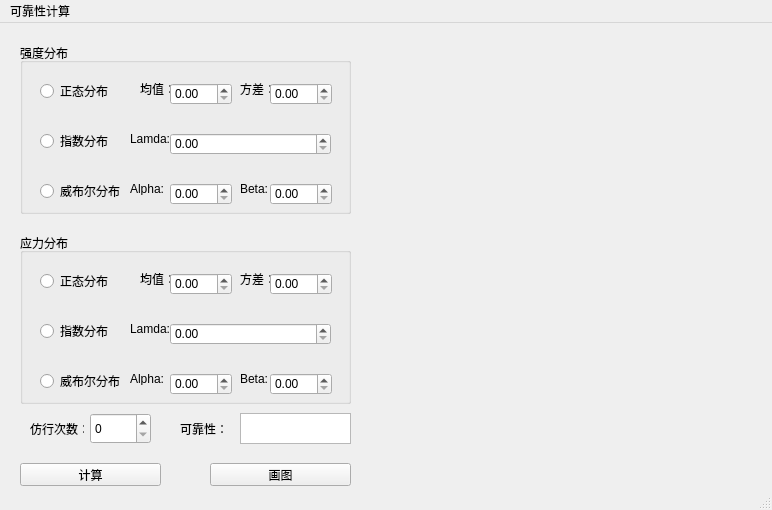
<?xml version="1.0" encoding="UTF-8"?>
<ui version="4.0">
 <class>MainWindow</class>
 <widget class="QMainWindow" name="MainWindow">
  <property name="geometry">
   <rect>
    <x>0</x>
    <y>0</y>
    <width>772</width>
    <height>510</height>
   </rect>
  </property>
  <property name="windowTitle">
   <string>可靠性</string>
  </property>
  <widget class="QWidget" name="centralwidget">
   <widget class="QGroupBox" name="groupBox">
    <property name="geometry">
     <rect>
      <x>20</x>
      <y>20</y>
      <width>331</width>
      <height>171</height>
     </rect>
    </property>
    <property name="title">
     <string>强度分布</string>
    </property>
    <widget class="QRadioButton" name="radioButton">
     <property name="geometry">
      <rect>
       <x>20</x>
       <y>40</y>
       <width>89</width>
       <height>16</height>
      </rect>
     </property>
     <property name="text">
      <string>正态分布</string>
     </property>
    </widget>
    <widget class="QRadioButton" name="radioButton_2">
     <property name="geometry">
      <rect>
       <x>20</x>
       <y>90</y>
       <width>89</width>
       <height>16</height>
      </rect>
     </property>
     <property name="text">
      <string>指数分布</string>
     </property>
    </widget>
    <widget class="QRadioButton" name="radioButton_3">
     <property name="geometry">
      <rect>
       <x>20</x>
       <y>140</y>
       <width>89</width>
       <height>16</height>
      </rect>
     </property>
     <property name="text">
      <string>威布尔分布</string>
     </property>
    </widget>
    <widget class="QLabel" name="label_2">
     <property name="geometry">
      <rect>
       <x>120</x>
       <y>40</y>
       <width>54</width>
       <height>12</height>
      </rect>
     </property>
     <property name="text">
      <string>均值：</string>
     </property>
    </widget>
    <widget class="QLabel" name="label_3">
     <property name="geometry">
      <rect>
       <x>220</x>
       <y>40</y>
       <width>54</width>
       <height>12</height>
      </rect>
     </property>
     <property name="text">
      <string>方差：</string>
     </property>
    </widget>
    <widget class="QDoubleSpinBox" name="doubleSpinBox_3">
     <property name="geometry">
      <rect>
       <x>150</x>
       <y>40</y>
       <width>62</width>
       <height>22</height>
      </rect>
     </property>
     <property name="maximum">
      <double>10000.000000000000000</double>
     </property>
    </widget>
    <widget class="QDoubleSpinBox" name="doubleSpinBox_4">
     <property name="geometry">
      <rect>
       <x>250</x>
       <y>40</y>
       <width>62</width>
       <height>22</height>
      </rect>
     </property>
     <property name="maximum">
      <double>1000000.000000000000000</double>
     </property>
    </widget>
    <widget class="QLabel" name="label_6">
     <property name="geometry">
      <rect>
       <x>110</x>
       <y>90</y>
       <width>54</width>
       <height>12</height>
      </rect>
     </property>
     <property name="text">
      <string>Lamda:</string>
     </property>
    </widget>
    <widget class="QDoubleSpinBox" name="doubleSpinBox_5">
     <property name="geometry">
      <rect>
       <x>150</x>
       <y>90</y>
       <width>161</width>
       <height>22</height>
      </rect>
     </property>
     <property name="maximum">
      <double>10000.000000000000000</double>
     </property>
    </widget>
    <widget class="QDoubleSpinBox" name="doubleSpinBox_6">
     <property name="geometry">
      <rect>
       <x>150</x>
       <y>140</y>
       <width>62</width>
       <height>22</height>
      </rect>
     </property>
     <property name="maximum">
      <double>10000.000000000000000</double>
     </property>
    </widget>
    <widget class="QDoubleSpinBox" name="doubleSpinBox_7">
     <property name="geometry">
      <rect>
       <x>250</x>
       <y>140</y>
       <width>62</width>
       <height>22</height>
      </rect>
     </property>
     <property name="maximum">
      <double>10000.000000000000000</double>
     </property>
    </widget>
    <widget class="QLabel" name="label_10">
     <property name="geometry">
      <rect>
       <x>110</x>
       <y>140</y>
       <width>54</width>
       <height>12</height>
      </rect>
     </property>
     <property name="text">
      <string>Alpha:</string>
     </property>
    </widget>
    <widget class="QLabel" name="label_11">
     <property name="geometry">
      <rect>
       <x>220</x>
       <y>140</y>
       <width>54</width>
       <height>12</height>
      </rect>
     </property>
     <property name="text">
      <string>Beta:</string>
     </property>
    </widget>
   </widget>
   <widget class="QGroupBox" name="groupBox_2">
    <property name="geometry">
     <rect>
      <x>20</x>
      <y>210</y>
      <width>331</width>
      <height>171</height>
     </rect>
    </property>
    <property name="title">
     <string>应力分布</string>
    </property>
    <widget class="QRadioButton" name="radioButton_4">
     <property name="geometry">
      <rect>
       <x>20</x>
       <y>40</y>
       <width>89</width>
       <height>16</height>
      </rect>
     </property>
     <property name="text">
      <string>正态分布</string>
     </property>
    </widget>
    <widget class="QRadioButton" name="radioButton_5">
     <property name="geometry">
      <rect>
       <x>20</x>
       <y>90</y>
       <width>89</width>
       <height>16</height>
      </rect>
     </property>
     <property name="text">
      <string>指数分布</string>
     </property>
    </widget>
    <widget class="QRadioButton" name="radioButton_6">
     <property name="geometry">
      <rect>
       <x>20</x>
       <y>140</y>
       <width>89</width>
       <height>16</height>
      </rect>
     </property>
     <property name="text">
      <string>威布尔分布</string>
     </property>
    </widget>
    <widget class="QLabel" name="label_4">
     <property name="geometry">
      <rect>
       <x>120</x>
       <y>40</y>
       <width>54</width>
       <height>12</height>
      </rect>
     </property>
     <property name="text">
      <string>均值：</string>
     </property>
    </widget>
    <widget class="QLabel" name="label_5">
     <property name="geometry">
      <rect>
       <x>220</x>
       <y>40</y>
       <width>54</width>
       <height>12</height>
      </rect>
     </property>
     <property name="text">
      <string>方差：</string>
     </property>
    </widget>
    <widget class="QDoubleSpinBox" name="doubleSpinBox">
     <property name="geometry">
      <rect>
       <x>150</x>
       <y>40</y>
       <width>62</width>
       <height>22</height>
      </rect>
     </property>
     <property name="maximum">
      <double>10000.000000000000000</double>
     </property>
    </widget>
    <widget class="QDoubleSpinBox" name="doubleSpinBox_2">
     <property name="geometry">
      <rect>
       <x>250</x>
       <y>40</y>
       <width>62</width>
       <height>22</height>
      </rect>
     </property>
     <property name="maximum">
      <double>1000000.000000000000000</double>
     </property>
    </widget>
    <widget class="QLabel" name="label_7">
     <property name="geometry">
      <rect>
       <x>110</x>
       <y>90</y>
       <width>54</width>
       <height>12</height>
      </rect>
     </property>
     <property name="text">
      <string>Lamda:</string>
     </property>
    </widget>
    <widget class="QDoubleSpinBox" name="doubleSpinBox_8">
     <property name="geometry">
      <rect>
       <x>150</x>
       <y>90</y>
       <width>161</width>
       <height>22</height>
      </rect>
     </property>
     <property name="maximum">
      <double>10000.000000000000000</double>
     </property>
    </widget>
    <widget class="QDoubleSpinBox" name="doubleSpinBox_9">
     <property name="geometry">
      <rect>
       <x>150</x>
       <y>140</y>
       <width>62</width>
       <height>22</height>
      </rect>
     </property>
     <property name="maximum">
      <double>10000.000000000000000</double>
     </property>
    </widget>
    <widget class="QDoubleSpinBox" name="doubleSpinBox_10">
     <property name="geometry">
      <rect>
       <x>250</x>
       <y>140</y>
       <width>62</width>
       <height>22</height>
      </rect>
     </property>
     <property name="maximum">
      <double>10000.000000000000000</double>
     </property>
    </widget>
    <widget class="QLabel" name="label_8">
     <property name="geometry">
      <rect>
       <x>110</x>
       <y>140</y>
       <width>54</width>
       <height>12</height>
      </rect>
     </property>
     <property name="text">
      <string>Alpha:</string>
     </property>
    </widget>
    <widget class="QLabel" name="label_9">
     <property name="geometry">
      <rect>
       <x>220</x>
       <y>140</y>
       <width>54</width>
       <height>12</height>
      </rect>
     </property>
     <property name="text">
      <string>Beta:</string>
     </property>
    </widget>
   </widget>
   <widget class="QLabel" name="label">
    <property name="geometry">
     <rect>
      <x>180</x>
      <y>400</y>
      <width>54</width>
      <height>12</height>
     </rect>
    </property>
    <property name="text">
     <string>可靠性：</string>
    </property>
   </widget>
   <widget class="QPushButton" name="pushButton">
    <property name="geometry">
     <rect>
      <x>20</x>
      <y>440</y>
      <width>141</width>
      <height>23</height>
     </rect>
    </property>
    <property name="text">
     <string>计算</string>
    </property>
   </widget>
   <widget class="QTextBrowser" name="textBrowser">
    <property name="geometry">
     <rect>
      <x>240</x>
      <y>390</y>
      <width>111</width>
      <height>31</height>
     </rect>
    </property>
   </widget>
   <widget class="QPushButton" name="pushButton_2">
    <property name="geometry">
     <rect>
      <x>210</x>
      <y>440</y>
      <width>141</width>
      <height>23</height>
     </rect>
    </property>
    <property name="text">
     <string>画图</string>
    </property>
   </widget>
   <widget class="QLabel" name="label_12">
    <property name="geometry">
     <rect>
      <x>30</x>
      <y>400</y>
      <width>54</width>
      <height>12</height>
     </rect>
    </property>
    <property name="text">
     <string>仿行次数：</string>
    </property>
   </widget>
   <widget class="QSpinBox" name="spinBox">
    <property name="geometry">
     <rect>
      <x>90</x>
      <y>390</y>
      <width>61</width>
      <height>31</height>
     </rect>
    </property>
    <property name="maximum">
     <number>100000</number>
    </property>
   </widget>
   <widget class="QLabel" name="label_13">
    <property name="geometry">
     <rect>
      <x>360</x>
      <y>10</y>
      <width>371</width>
      <height>441</height>
     </rect>
    </property>
    <property name="acceptDrops">
     <bool>false</bool>
    </property>
    <property name="text">
     <string/>
    </property>
    <property name="pixmap">
     <pixmap>C:/Users/panhao/Desktop/test.png</pixmap>
    </property>
    <property name="scaledContents">
     <bool>true</bool>
    </property>
   </widget>
  </widget>
  <widget class="QMenuBar" name="menubar">
   <property name="geometry">
    <rect>
     <x>0</x>
     <y>0</y>
     <width>772</width>
     <height>23</height>
    </rect>
   </property>
   <widget class="QMenu" name="menu">
    <property name="title">
     <string>可靠性计算</string>
    </property>
   </widget>
   <addaction name="menu"/>
  </widget>
  <widget class="QStatusBar" name="statusbar"/>
 </widget>
 <resources/>
 <connections>
  <connection>
   <sender>radioButton</sender>
   <signal>clicked()</signal>
   <receiver>doubleSpinBox_3</receiver>
   <slot>clear()</slot>
   <hints>
    <hint type="sourcelabel">
     <x>91</x>
     <y>89</y>
    </hint>
    <hint type="destinationlabel">
     <x>218</x>
     <y>92</y>
    </hint>
   </hints>
  </connection>
  <connection>
   <sender>radioButton</sender>
   <signal>clicked()</signal>
   <receiver>doubleSpinBox_4</receiver>
   <slot>clear()</slot>
   <hints>
    <hint type="sourcelabel">
     <x>59</x>
     <y>89</y>
    </hint>
    <hint type="destinationlabel">
     <x>282</x>
     <y>100</y>
    </hint>
   </hints>
  </connection>
  <connection>
   <sender>radioButton_4</sender>
   <signal>clicked()</signal>
   <receiver>doubleSpinBox</receiver>
   <slot>clear()</slot>
   <hints>
    <hint type="sourcelabel">
     <x>56</x>
     <y>288</y>
    </hint>
    <hint type="destinationlabel">
     <x>204</x>
     <y>294</y>
    </hint>
   </hints>
  </connection>
  <connection>
   <sender>radioButton_4</sender>
   <signal>clicked()</signal>
   <receiver>doubleSpinBox_2</receiver>
   <slot>clear()</slot>
   <hints>
    <hint type="sourcelabel">
     <x>46</x>
     <y>288</y>
    </hint>
    <hint type="destinationlabel">
     <x>284</x>
     <y>294</y>
    </hint>
   </hints>
  </connection>
  <connection>
   <sender>radioButton_2</sender>
   <signal>clicked()</signal>
   <receiver>doubleSpinBox_3</receiver>
   <slot>clear()</slot>
   <hints>
    <hint type="sourcelabel">
     <x>53</x>
     <y>143</y>
    </hint>
    <hint type="destinationlabel">
     <x>197</x>
     <y>103</y>
    </hint>
   </hints>
  </connection>
  <connection>
   <sender>radioButton_2</sender>
   <signal>clicked()</signal>
   <receiver>doubleSpinBox_4</receiver>
   <slot>clear()</slot>
   <hints>
    <hint type="sourcelabel">
     <x>57</x>
     <y>137</y>
    </hint>
    <hint type="destinationlabel">
     <x>294</x>
     <y>104</y>
    </hint>
   </hints>
  </connection>
  <connection>
   <sender>radioButton_2</sender>
   <signal>clicked()</signal>
   <receiver>doubleSpinBox_6</receiver>
   <slot>clear()</slot>
   <hints>
    <hint type="sourcelabel">
     <x>51</x>
     <y>141</y>
    </hint>
    <hint type="destinationlabel">
     <x>207</x>
     <y>191</y>
    </hint>
   </hints>
  </connection>
  <connection>
   <sender>radioButton_2</sender>
   <signal>clicked()</signal>
   <receiver>doubleSpinBox_7</receiver>
   <slot>clear()</slot>
   <hints>
    <hint type="sourcelabel">
     <x>51</x>
     <y>144</y>
    </hint>
    <hint type="destinationlabel">
     <x>308</x>
     <y>185</y>
    </hint>
   </hints>
  </connection>
  <connection>
   <sender>radioButton_3</sender>
   <signal>clicked()</signal>
   <receiver>doubleSpinBox_3</receiver>
   <slot>clear()</slot>
   <hints>
    <hint type="sourcelabel">
     <x>78</x>
     <y>188</y>
    </hint>
    <hint type="destinationlabel">
     <x>208</x>
     <y>103</y>
    </hint>
   </hints>
  </connection>
  <connection>
   <sender>radioButton_3</sender>
   <signal>clicked()</signal>
   <receiver>doubleSpinBox_4</receiver>
   <slot>clear()</slot>
   <hints>
    <hint type="sourcelabel">
     <x>107</x>
     <y>192</y>
    </hint>
    <hint type="destinationlabel">
     <x>285</x>
     <y>102</y>
    </hint>
   </hints>
  </connection>
  <connection>
   <sender>radioButton_3</sender>
   <signal>clicked()</signal>
   <receiver>doubleSpinBox_5</receiver>
   <slot>clear()</slot>
   <hints>
    <hint type="sourcelabel">
     <x>56</x>
     <y>189</y>
    </hint>
    <hint type="destinationlabel">
     <x>239</x>
     <y>146</y>
    </hint>
   </hints>
  </connection>
  <connection>
   <sender>radioButton</sender>
   <signal>clicked()</signal>
   <receiver>doubleSpinBox_5</receiver>
   <slot>clear()</slot>
   <hints>
    <hint type="sourcelabel">
     <x>54</x>
     <y>92</y>
    </hint>
    <hint type="destinationlabel">
     <x>195</x>
     <y>139</y>
    </hint>
   </hints>
  </connection>
  <connection>
   <sender>radioButton</sender>
   <signal>clicked()</signal>
   <receiver>doubleSpinBox_6</receiver>
   <slot>clear()</slot>
   <hints>
    <hint type="sourcelabel">
     <x>44</x>
     <y>92</y>
    </hint>
    <hint type="destinationlabel">
     <x>207</x>
     <y>187</y>
    </hint>
   </hints>
  </connection>
  <connection>
   <sender>radioButton</sender>
   <signal>clicked()</signal>
   <receiver>doubleSpinBox_7</receiver>
   <slot>clear()</slot>
   <hints>
    <hint type="sourcelabel">
     <x>61</x>
     <y>91</y>
    </hint>
    <hint type="destinationlabel">
     <x>309</x>
     <y>190</y>
    </hint>
   </hints>
  </connection>
  <connection>
   <sender>radioButton_4</sender>
   <signal>clicked()</signal>
   <receiver>doubleSpinBox_8</receiver>
   <slot>clear()</slot>
   <hints>
    <hint type="sourcelabel">
     <x>84</x>
     <y>278</y>
    </hint>
    <hint type="destinationlabel">
     <x>203</x>
     <y>337</y>
    </hint>
   </hints>
  </connection>
  <connection>
   <sender>radioButton_4</sender>
   <signal>clicked()</signal>
   <receiver>doubleSpinBox_9</receiver>
   <slot>clear()</slot>
   <hints>
    <hint type="sourcelabel">
     <x>120</x>
     <y>275</y>
    </hint>
    <hint type="destinationlabel">
     <x>224</x>
     <y>382</y>
    </hint>
   </hints>
  </connection>
  <connection>
   <sender>radioButton_4</sender>
   <signal>clicked()</signal>
   <receiver>doubleSpinBox_10</receiver>
   <slot>clear()</slot>
   <hints>
    <hint type="sourcelabel">
     <x>104</x>
     <y>283</y>
    </hint>
    <hint type="destinationlabel">
     <x>301</x>
     <y>386</y>
    </hint>
   </hints>
  </connection>
  <connection>
   <sender>radioButton_5</sender>
   <signal>clicked()</signal>
   <receiver>doubleSpinBox</receiver>
   <slot>clear()</slot>
   <hints>
    <hint type="sourcelabel">
     <x>71</x>
     <y>331</y>
    </hint>
    <hint type="destinationlabel">
     <x>186</x>
     <y>287</y>
    </hint>
   </hints>
  </connection>
  <connection>
   <sender>radioButton_5</sender>
   <signal>clicked()</signal>
   <receiver>doubleSpinBox_2</receiver>
   <slot>clear()</slot>
   <hints>
    <hint type="sourcelabel">
     <x>49</x>
     <y>331</y>
    </hint>
    <hint type="destinationlabel">
     <x>305</x>
     <y>286</y>
    </hint>
   </hints>
  </connection>
  <connection>
   <sender>radioButton_5</sender>
   <signal>clicked()</signal>
   <receiver>doubleSpinBox_9</receiver>
   <slot>clear()</slot>
   <hints>
    <hint type="sourcelabel">
     <x>53</x>
     <y>330</y>
    </hint>
    <hint type="destinationlabel">
     <x>204</x>
     <y>384</y>
    </hint>
   </hints>
  </connection>
  <connection>
   <sender>radioButton_5</sender>
   <signal>clicked()</signal>
   <receiver>doubleSpinBox_10</receiver>
   <slot>clear()</slot>
   <hints>
    <hint type="sourcelabel">
     <x>45</x>
     <y>332</y>
    </hint>
    <hint type="destinationlabel">
     <x>305</x>
     <y>385</y>
    </hint>
   </hints>
  </connection>
  <connection>
   <sender>radioButton_5</sender>
   <signal>clicked()</signal>
   <receiver>doubleSpinBox_2</receiver>
   <slot>clear()</slot>
   <hints>
    <hint type="sourcelabel">
     <x>58</x>
     <y>328</y>
    </hint>
    <hint type="destinationlabel">
     <x>298</x>
     <y>281</y>
    </hint>
   </hints>
  </connection>
  <connection>
   <sender>radioButton_6</sender>
   <signal>clicked()</signal>
   <receiver>doubleSpinBox</receiver>
   <slot>clear()</slot>
   <hints>
    <hint type="sourcelabel">
     <x>48</x>
     <y>379</y>
    </hint>
    <hint type="destinationlabel">
     <x>210</x>
     <y>286</y>
    </hint>
   </hints>
  </connection>
  <connection>
   <sender>radioButton_6</sender>
   <signal>clicked()</signal>
   <receiver>doubleSpinBox_2</receiver>
   <slot>clear()</slot>
   <hints>
    <hint type="sourcelabel">
     <x>128</x>
     <y>373</y>
    </hint>
    <hint type="destinationlabel">
     <x>285</x>
     <y>288</y>
    </hint>
   </hints>
  </connection>
  <connection>
   <sender>radioButton_6</sender>
   <signal>clicked()</signal>
   <receiver>doubleSpinBox_8</receiver>
   <slot>clear()</slot>
   <hints>
    <hint type="sourcelabel">
     <x>41</x>
     <y>381</y>
    </hint>
    <hint type="destinationlabel">
     <x>252</x>
     <y>340</y>
    </hint>
   </hints>
  </connection>
  <connection>
   <sender>radioButton_6</sender>
   <signal>clicked()</signal>
   <receiver>doubleSpinBox_9</receiver>
   <slot>clear()</slot>
   <hints>
    <hint type="sourcelabel">
     <x>47</x>
     <y>382</y>
    </hint>
    <hint type="destinationlabel">
     <x>196</x>
     <y>379</y>
    </hint>
   </hints>
  </connection>
  <connection>
   <sender>radioButton_6</sender>
   <signal>clicked()</signal>
   <receiver>doubleSpinBox_10</receiver>
   <slot>clear()</slot>
   <hints>
    <hint type="sourcelabel">
     <x>45</x>
     <y>386</y>
    </hint>
    <hint type="destinationlabel">
     <x>285</x>
     <y>387</y>
    </hint>
   </hints>
  </connection>
  <connection>
   <sender>pushButton_2</sender>
   <signal>clicked()</signal>
   <receiver>label_13</receiver>
   <slot>show()</slot>
   <hints>
    <hint type="sourcelabel">
     <x>302</x>
     <y>481</y>
    </hint>
    <hint type="destinationlabel">
     <x>503</x>
     <y>328</y>
    </hint>
   </hints>
  </connection>
 </connections>
</ui>
